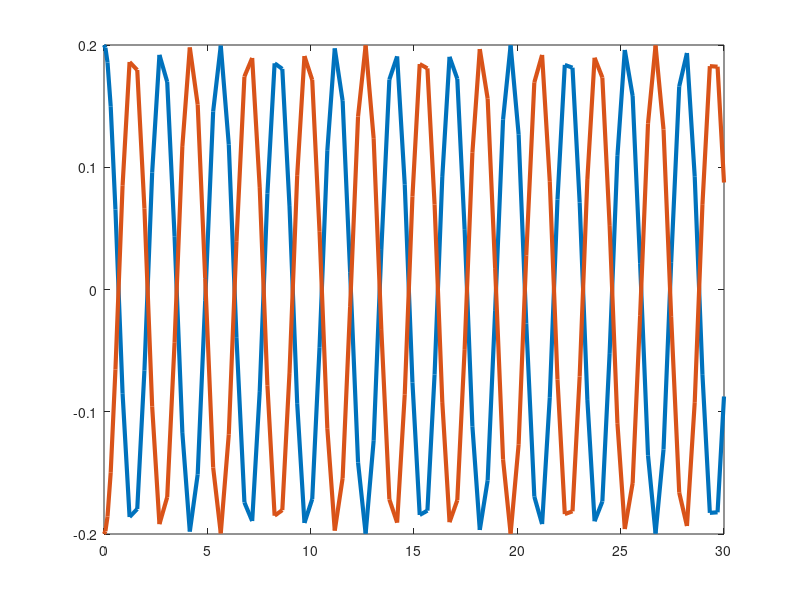
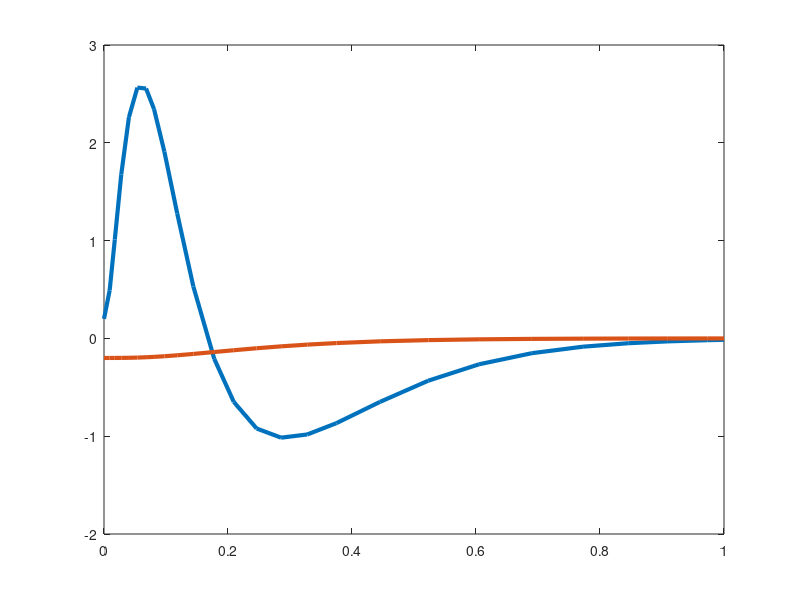

Here is the MATLAB script that generated these plots, in order:
clear all
close all
clc

%%
k1 = 1;
k2 = 2;
k3 = 1;

m1 = 1;
m2 = 1;

K = [k1+k2, -k2; -k2, k2+k3];
M = diag([m1,m2]);

A = [ zeros(2,2), eye(2);
     -M\K, zeros(2,2)];

B = [ zeros(2,1); M\[1;0] ];

u = @(t) 0;

dx = @(t,x) A*x + B*u(t);

x0 = [0.2; -0.2; 0; 0];

sol = ode45(dx, [0,30],x0);

figure
plot(sol.x, sol.y(1:2,:), "LineWidth",3)

%%
% we want the system to have a settle time of < 0.5 s

sx = [-8+2j, -8-2j, -40, -40];
d = poly(sx)

%%
% let's build P
lambda = eig(A)
a = poly(lambda)

%%
% Atilde (controller canonical form)
n = size(A,1);
Atilde = diag(ones(n-1,1),1);
Atilde(n,:) = -fliplr(a(2:end));

Btilde = zeros(n,1);
Btilde(n) = 1;

Cont_X = [B, A*B, A^2*B, A^3*B]

Cont_Z = [Btilde, Atilde*Btilde, Atilde^2*Btilde, Atilde^3*Btilde]

P = Cont_X/Cont_Z

%%
% controller gains in the z-states
Kz = fliplr( d(2:end) - a(2:end) )

Kx = Kz/P

%% check
eig(A - B*Kx)


%%

u = @(t,x) -Kx*x;

dx = @(t,x) A*x + B*u(t,x);

x0 = [0.2; -0.2; 0; 0];

sol = ode45(dx, [0,1],x0);

figure
plot(sol.x, sol.y(1:2,:), "LineWidth",3)
